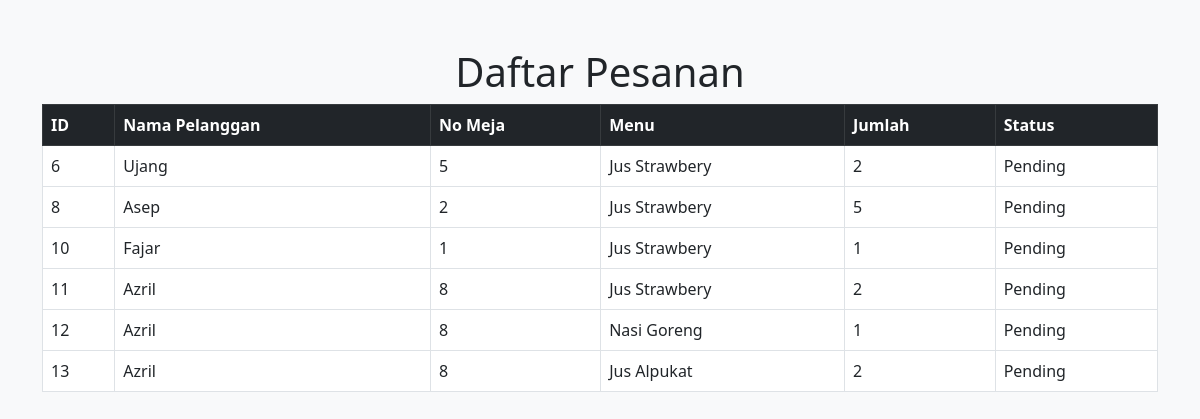
The page /orders on the database its author committed.
### tables this page shows
CREATE TABLE orders (
                        id INTEGER PRIMARY KEY AUTOINCREMENT,
                        customer_name TEXT NOT NULL,
                        table_number INTEGER NOT NULL,
                        item_id INTEGER NOT NULL,
                        quantity INTEGER NOT NULL,
                        status TEXT DEFAULT 'Pending',
                        paid INTEGER DEFAULT 0,
                        FOREIGN KEY (item_id) REFERENCES menu(id));

CREATE TABLE menu (
                        id INTEGER PRIMARY KEY AUTOINCREMENT,
                        name TEXT NOT NULL,
                        price REAL NOT NULL,
                        image TEXT);

### main.py (the view)
@app.route('/orders')
def view_orders():
    conn = sqlite3.connect('restaurant.db')
    cursor = conn.cursor()
    cursor.execute("SELECT orders.id, orders.customer_name, orders.table_number, menu.name, orders.quantity, orders.status FROM orders JOIN menu ON orders.item_id = menu.id")
    orders = cursor.fetchall()
    conn.close()
    return render_template('orders.html', orders=orders)

### templates/orders.html (shortened to what this page needs)
<!DOCTYPE html>
<html lang="id">
<head>
    <link href="https://cdn.jsdelivr.net/npm/bootstrap@5.3.0/dist/css/bootstrap.min.css" rel="stylesheet">
</head>
<body class="bg-light">
<div class="container mt-5">
    <h1 class="text-center">Daftar Pesanan</h1>
    <table class="table table-bordered">
    <thead class="table-dark">
        <tr>
            <th>ID</th>
            <th>Nama Pelanggan</th>
            <th>No Meja</th>
            <th>Menu</th>
            <th>Jumlah</th>
            <th>Status</th>
        </tr>
    </thead>
    <tbody>
        {% for order in orders %}
        <tr>
            <td>{{ order[0] }}</td>
            <td>{{ order[1] }}</td>
            <td>{{ order[2] }}</td>
            <td>{{ order[3] }}</td>
            <td>{{ order[4] }}</td>
            <td>{{ order[5] }}</td>
        </tr>
        {% endfor %}
    </tbody>
</table>
</div>
</body>
</html>

### rows shown on the page
orders: id "6", customer_name "Ujang", table_number "5", name "Jus Strawbery", quantity "2", status "Pending"
orders: id "8", customer_name "Asep", table_number "2", name "Jus Strawbery", quantity "5", status "Pending"
orders: id "10", customer_name "Fajar", table_number "1", name "Jus Strawbery", quantity "1", status "Pending"
orders: id "11", customer_name "Azril", table_number "8", name "Jus Strawbery", quantity "2", status "Pending"
orders: id "12", customer_name "Azril", table_number "8", name "Nasi Goreng", quantity "1", status "Pending"
orders: id "13", customer_name "Azril", table_number "8", name "Jus Alpukat", quantity "2", status "Pending"
